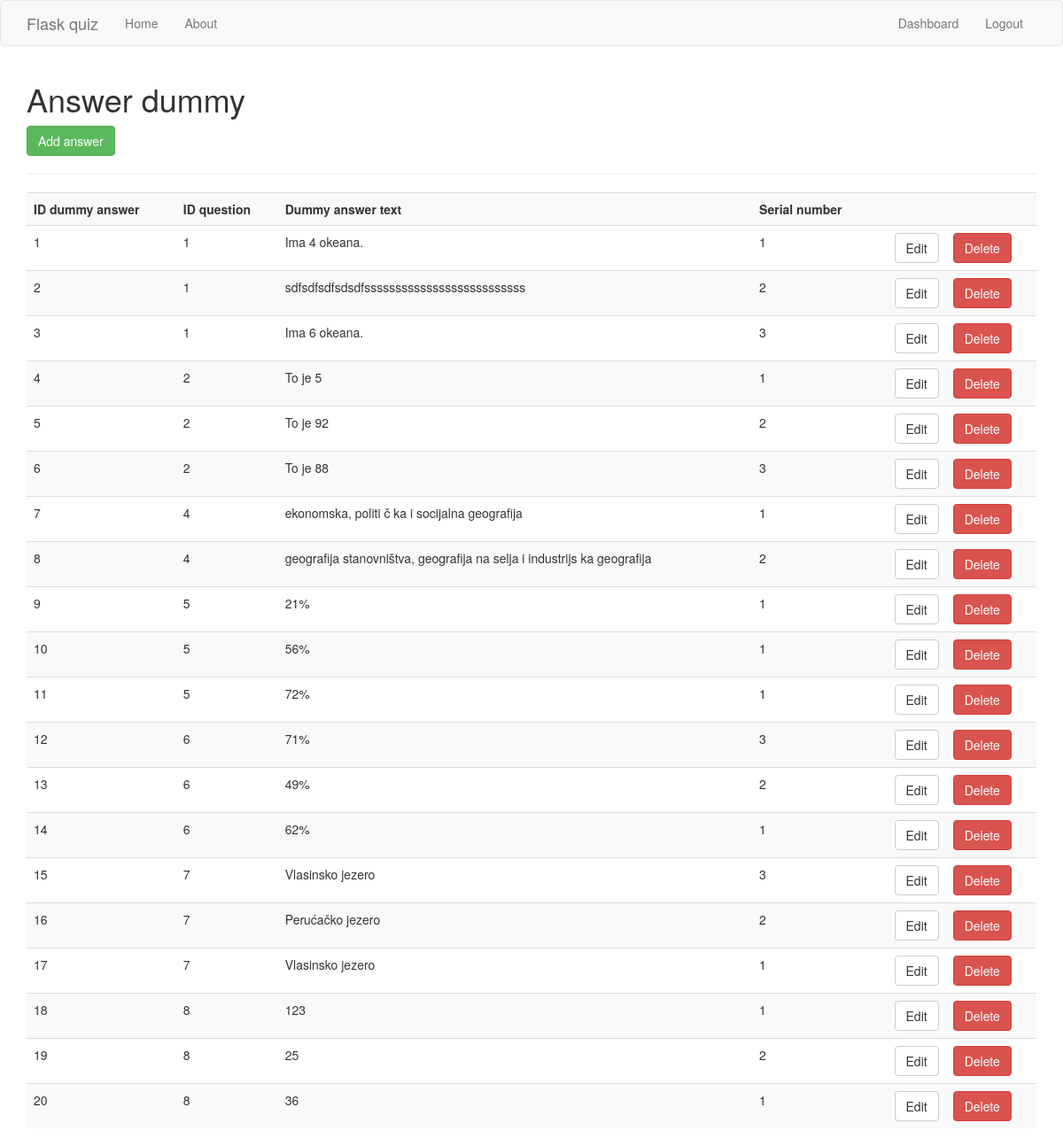
The app's page /answerdummy (signed in) with its own data.
### app/models.py (models this page shows)
class DummyAnswer(db.Model):
    id_dummy_answer = db.Column(db.Integer, primary_key=True)
    id_question = db.Column(db.Integer, db.ForeignKey('question.id_question'))
    dummy_answer_text = db.Column(db.String(256))
    serial_number = db.Column(db.Integer)

### app/quiz/routes.py (the view)
@quiz.route('/answerdummy', methods=['GET', 'POST'])
@is_logged_in
def answerdummy():
    global conn
    try:
        conn = sqlite3.connect("quiz.db")
    except Error as e:
        print(e)
    cur = conn.cursor()
    result_ad = cur.execute("SELECT * FROM dummy_answer")
    answerds = cur.fetchall()
    if result_ad:
        return render_template('answerdummy.html', answerds=answerds)
    else:
        msg = 'No answer dummy found'
        return render_template('dashboard.html', msg=msg)

### app/users/__utils__.py (called while the page is built)
def is_logged_in(f):
    @wraps(f)
    def wrap(*args, **kwargs):
        if 'logged_in' in session:
            return f(*args, **kwargs)
        else:
            flash('Unauthorized, Please login', 'danger')
            return redirect(url_for('login'))
    return wrap

### app/templates/answerdummy.html (shortened to what this page needs)
{% extends "layout.html" %}
{% block body %}
  <h1>Answer dummy</h1>
  <a class="btn btn-success" href="/answerdummy_add">Add answer</a>
  <hr>
  <table class="table table-striped">
    <tr>
      <th>ID dummy answer</th>
      <th>ID question</th>
      <th>Dummy answer text</th>
      <th>Serial number</th>
      <th></th>
      <th></th>
    </tr>
    {% for answerd in answerds %}
      <tr>
        <td>{{answerd[0]}}</td>
        <td>{{answerd[1]}}</td>
        <td>{{answerd[2]}}</td>
        <td>{{answerd[3]}}</td>
        <td><a href="answerdummy_edit/{{answerd[0]}}" class="btn btn-default pull-right">Edit</a></td>
        <td>
          <form action="{{url_for('answerdummy_delete', id=answerd[0])}}" method="post">
            <input type="submit" value="Delete" class="btn btn-danger">
          </form>
        </td>
      </tr>
    {% endfor %}
  </table>
{% endblock %}

### records on screen
DummyAnswer: id_dummy_answer "1", id_question "1", dummy_answer_text "Ima 4 okeana.", serial_number "1"
DummyAnswer: id_dummy_answer "2", id_question "1", dummy_answer_text "sdfsdfsdfsdsdfssssssssssssssssssssssssss", serial_number "2"
DummyAnswer: id_dummy_answer "3", id_question "1", dummy_answer_text "Ima 6 okeana.", serial_number "3"
DummyAnswer: id_dummy_answer "4", id_question "2", dummy_answer_text "To je 5", serial_number "1"
DummyAnswer: id_dummy_answer "5", id_question "2", dummy_answer_text "To je 92", serial_number "2"
DummyAnswer: id_dummy_answer "6", id_question "2", dummy_answer_text "To je 88", serial_number "3"
DummyAnswer: id_dummy_answer "7", id_question "4", dummy_answer_text "ekonomska, politi č ka i socijalna geografija", serial_number "1"
DummyAnswer: id_dummy_answer "8", id_question "4", dummy_answer_text "geografija stanovništva, geografija na selja i industrijs ka geografija", serial_number "2"
DummyAnswer: id_dummy_answer "9", id_question "5", dummy_answer_text "21%", serial_number "1"
DummyAnswer: id_dummy_answer "10", id_question "5", dummy_answer_text "56%", serial_number "1"
DummyAnswer: id_dummy_answer "11", id_question "5", dummy_answer_text "72%", serial_number "1"
DummyAnswer: id_dummy_answer "12", id_question "6", dummy_answer_text "71%", serial_number "3"
DummyAnswer: id_dummy_answer "13", id_question "6", dummy_answer_text "49%", serial_number "2"
DummyAnswer: id_dummy_answer "14", id_question "6", dummy_answer_text "62%", serial_number "1"
DummyAnswer: id_dummy_answer "15", id_question "7", dummy_answer_text "Vlasinsko jezero", serial_number "3"
DummyAnswer: id_dummy_answer "16", id_question "7", dummy_answer_text "Perućačko jezero", serial_number "2"
DummyAnswer: id_dummy_answer "17", id_question "7", dummy_answer_text "Vlasinsko jezero", serial_number "1"
DummyAnswer: id_dummy_answer "18", id_question "8", dummy_answer_text "123", serial_number "1"
DummyAnswer: id_dummy_answer "19", id_question "8", dummy_answer_text "25", serial_number "2"
DummyAnswer: id_dummy_answer "20", id_question "8", dummy_answer_text "36", serial_number "1"
